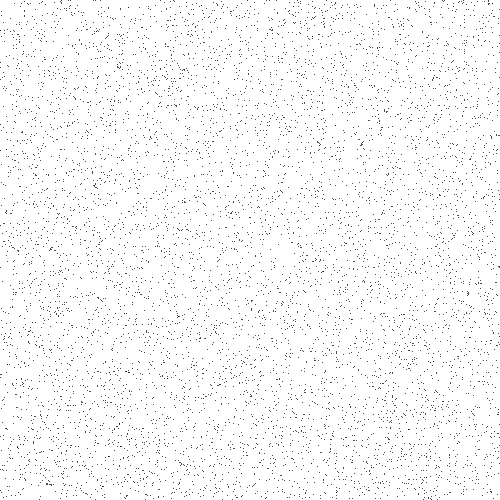
Frame 1 (no input)
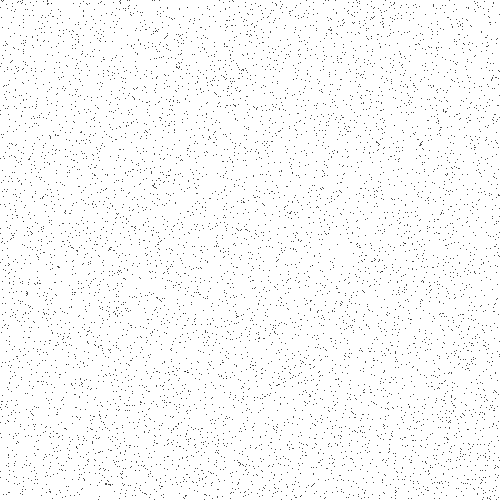
Frame 60 (the mouse pressed at the canvas centre just before this capture)
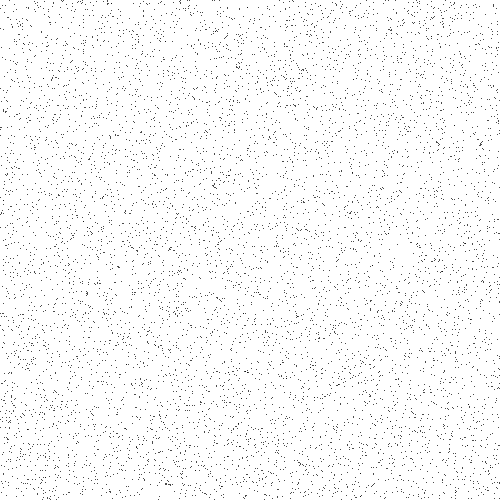
Frame 120 (the mouse held since frame 60 and released just before this capture)

The Processing sketch that drew these frames (run headless with seeded random() and noise(); from frame 60 on, the mouse is pressed at the canvas centre):

// Processing sketch: processing_160058
// ── processing_160058.pde

float[] px =new float[8000];
float[] py =new float[8000];

void setup() {
  size(500, 500);
  for (int L = 0; L<8000 ; L++) {
    px[L] =random(500);
    py[L] =random(500);
  }
} void draw(){
  background(255);
  for (int L =0; L<8000 ; L++) {
    point(px[L], py[L]);
    px[L]++;
    if(px[L]>width){
      px[L]=0;
    }
  }
}
